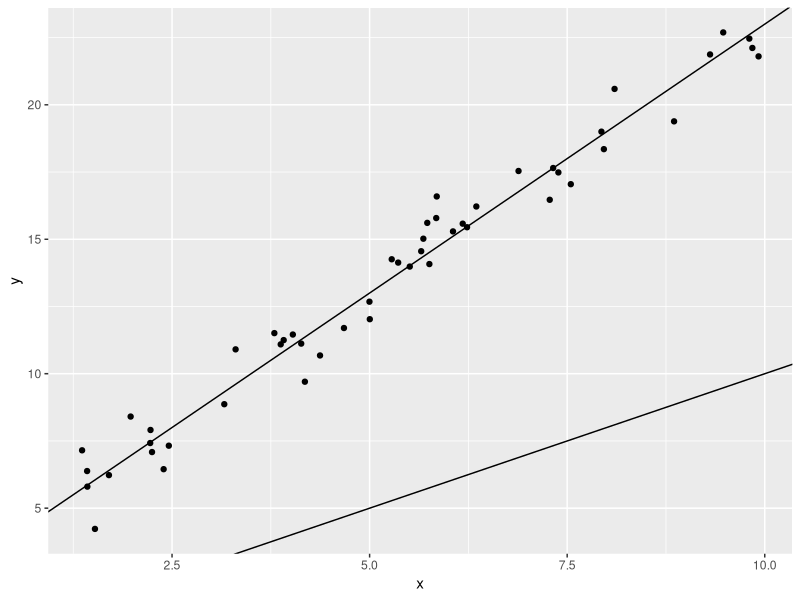
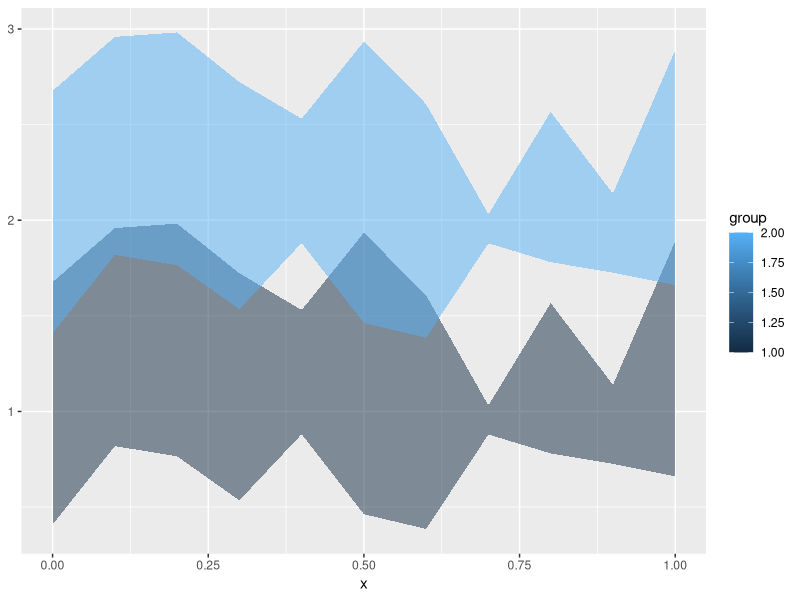
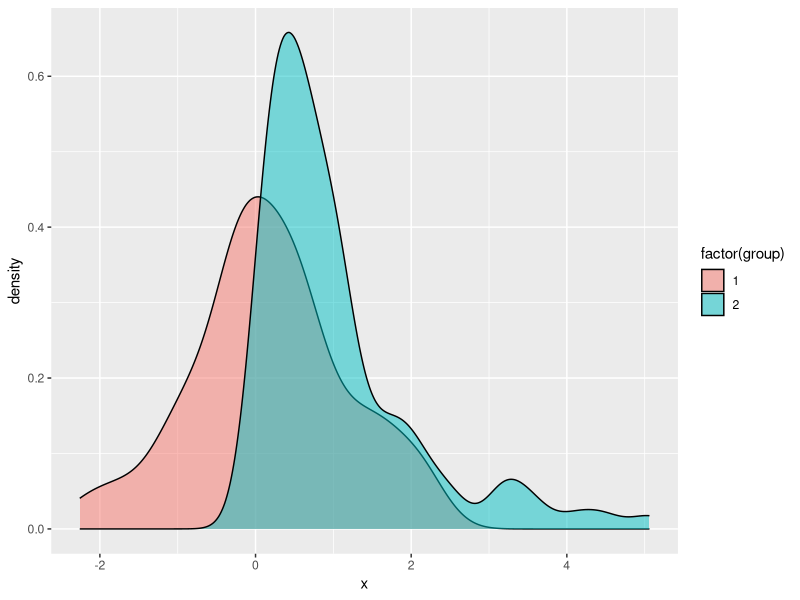
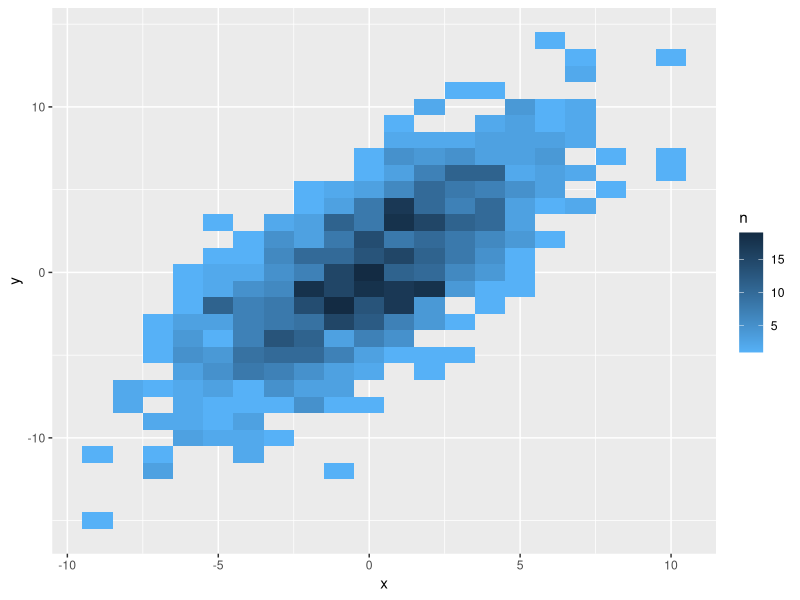
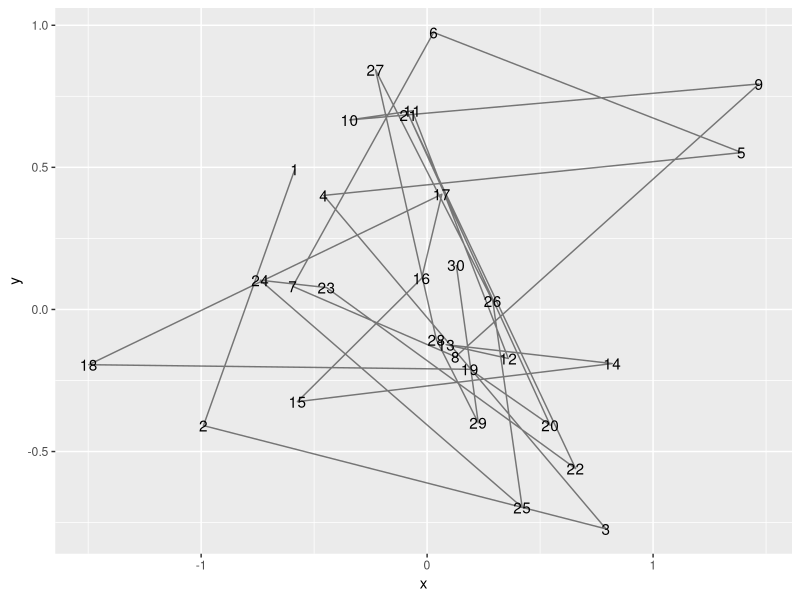
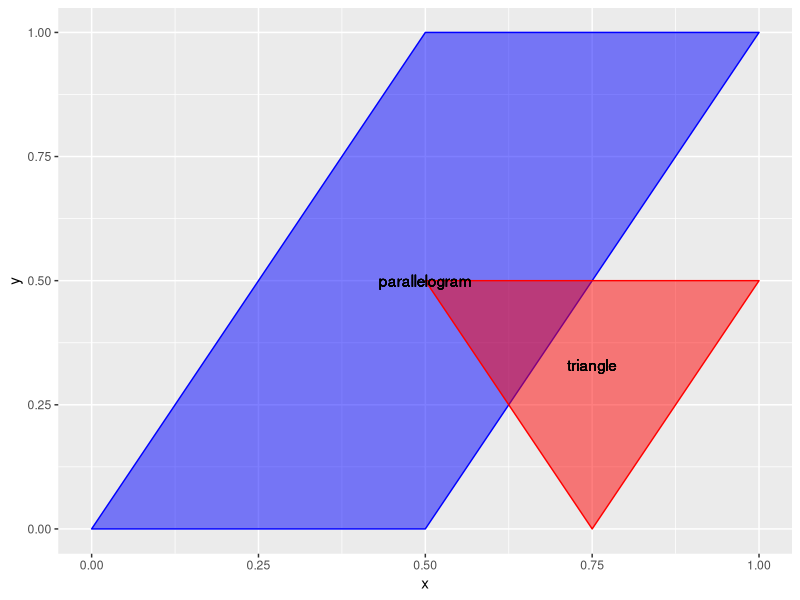
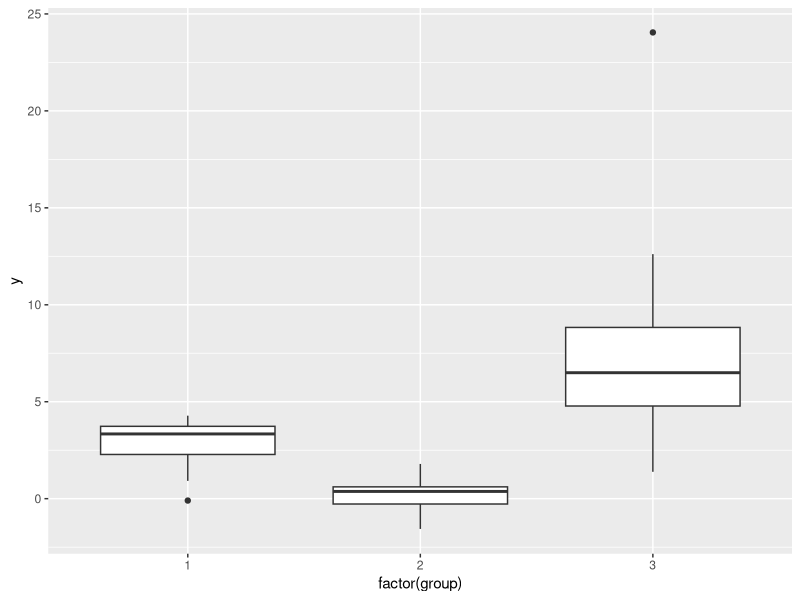

The R source for these figures, in order: (Note: this script raises an error after producing the figures.)
#' Tests for each geom
library(ggplot2)
library(plyr)

#' abline: should show two lines: one running through the points, the other with an intercept of 0 and slope of 2.
xydata <- data.frame(x=sort(runif(50, 0, 10)))
xydata$y <- 3+2*xydata$x + rnorm(50, 0, 1)
g1 <- ggplot() + geom_point(data=xydata, aes(x=x, y=y)) + 
  geom_abline(data=data.frame(intercept=c(3, 0), slope=c(2,1)), aes(intercept=intercept, slope=slope))
g1
# gg2animint(list(g1=g1))

#' ribbon: should show two overlapping ribbons, with the same basic shape, one translated up by one unit.
ribbondata <- data.frame(x=seq(0, 1, .1), ymin=runif(11, 0, 1), ymax=runif(11, 1, 2))
ribbondata <- rbind(cbind(ribbondata, group=1), cbind(ribbondata, group=2))
ribbondata[12:22,2:3] <- ribbondata[12:22,2:3]+1
g2 <- ggplot() + geom_ribbon(data=ribbondata, aes(x=x, ymin=ymin, ymax=ymax, group=group, fill=group), alpha=.5)
g2
# gg2animint(list(g1=g1, g2=g2))

#' density: should show an exponential density curve in blue and a normal(ish) density curve in pink.
densdata <- data.frame(x=c(rnorm(100), rexp(100)), group=rep(1:2, each=100))
g3 <- ggplot() + geom_density(data=densdata, aes(x=x, group=group, fill=factor(group)), alpha=.5)
g3
# gg2animint(list(g1=g1, g2=g2, g3=g3))


#' tile: should show an approximately bivariate normal distribution.
tiledata <- data.frame(x=rnorm(1000, 0, 3))
tiledata$y <- rnorm(1000, tiledata$x, 3)
tiledata$rx <- round(tiledata$x)
tiledata$ry <- round(tiledata$y)
tiledata <- ddply(tiledata, .(rx,ry), summarise, n=length(rx))

g4 <- ggplot() + geom_tile(data=tiledata, aes(x=rx, y=ry, fill=n)) +
  scale_fill_gradient(low="#56B1F7", high="#132B43") + xlab("x") + ylab("y")
g4
# gg2animint(list(g1=g1, g2=g2, g3=g3, g4=g4))

#' path: should show a two-dimensional random walk, where x and y are position, z is time.
pathdata <- data.frame(x=rnorm(30, 0, .5), y=rnorm(30, 0, .5), z=1:30)
g5 <- ggplot() + geom_path(data=pathdata, aes(x=x, y=y), alpha=.5) +
  geom_text(data=pathdata, aes(x=x, y=y, label=z))
g5
# gg2animint(list(g1=g1, g2=g2, g3=g3, g4=g4, g5=g5))

#' Polygons
polydata <- rbind(
  data.frame(x=c(0, .5, 1, .5, 0), y=c(0, 0, 1, 1, 0), group="parallelogram", fill="blue", xc=.5, yc=.5),
  data.frame(x=c(.5, .75, 1, .5), y=c(.5, 0, .5, .5), group="triangle", fill="red", xc=.75, yc=.33)
  )
g6 <- ggplot() + 
  geom_polygon(data=polydata, aes(x=x, y=y, group=group, fill=fill, colour=fill), alpha=.5)+
  scale_colour_identity() + scale_fill_identity()+
  geom_text(data=polydata, aes(x=xc, y=yc, label=group))
g6
# gg2animint(list(g1=g1, g2=g2, g3=g3, g4=g4, g5=g5, g6=g6))

#' Boxplots
boxplotdata <- rbind(data.frame(y=rnorm(30, 3, 1), group=1),
                     data.frame(y=rnorm(30, 0, 1), group=2), 
                     data.frame(y=rgamma(30, 2, 1/3), group=3))
g7 <- ggplot() + 
  geom_boxplot(data=boxplotdata, aes(y=y, x=factor(group)))
g7
gg2animint(list(g1=g1, g2=g2, g3=g3, g4=g4, g5=g5, g6=g6, g7=g7))
